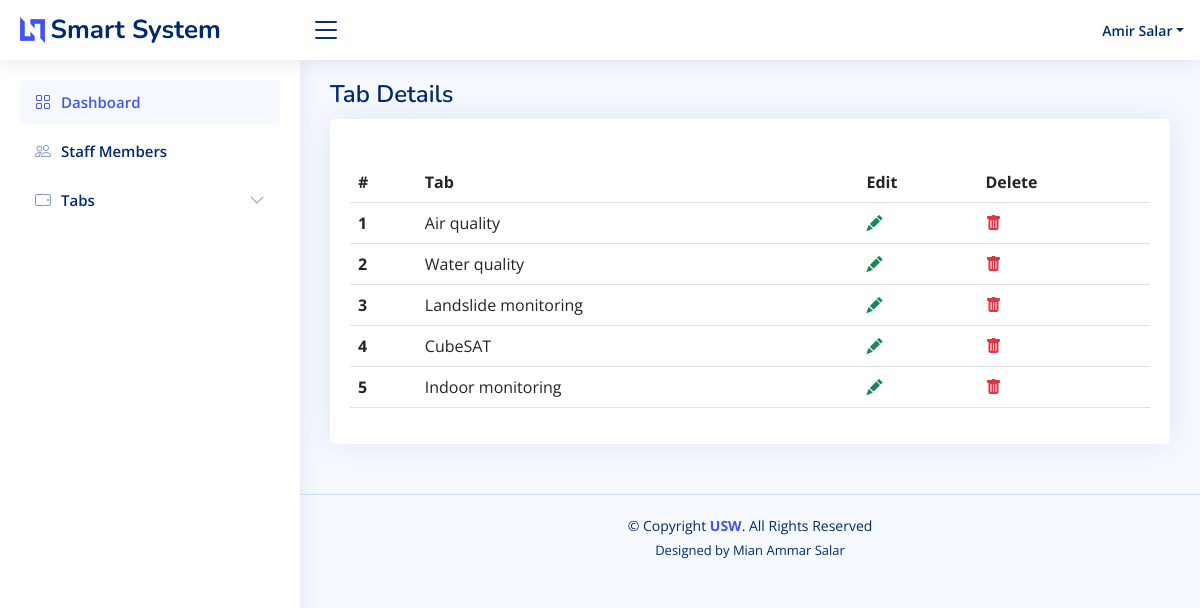
Page /tabs_details.php (signed in) on the committed database.
### tables this page shows
CREATE TABLE `tabs` (
  `tab_id` int(11) NOT NULL,
  `tab` varchar(225) NOT NULL
);

### admin/custom_functions.php (called while the page is built, shortened)
<?php
function getAllTabs($conn)
{
    $allTabsQuery = "SELECT * FROM `tabs`";
    $allTabsQueryResult = mysqli_query($conn, $allTabsQuery);
    $data = array();
    if (mysqli_num_rows($allTabsQueryResult) > 0) {
        while ($row = $allTabsQueryResult->fetch_assoc()) {
            $data[] = $row;
        }
    }
    return $data;
}

### tabs_details.php (the view, shortened to what this page needs)
<?php
$pageTile = "Tab Details";
require_once "commons/head.php";
$tabs = getAllTabs($conn);
?>
<?php require_once "commons/header.php"; ?>
    <main id="main" class="main">
        <div class="pagetitle">
            <h1><?php echo $pageTile ?></h1>
        </div>
        <section class="section dashboard">
            <div class="row">
                <div class="col-lg-12">
                    <div class="card">
                        <div class="card-body">
                            <h5 class="card-title"></h5>
                            <table class="table datatable">
                                <thead>
                                <tr>
                                    <th scope="col">#</th>
                                    <th scope="col">Tab</th>
                                    <th scope="col">Edit</th>
                                    <th scope="col">Delete</th>
                                </tr>
                                </thead>
                                <tbody>
                                <?php
                                $i = 0;
                                foreach ($tabs as $tab):
                                    $i++;
                                    ?>
                                    <tr>
                                        <th scope="row"><?php echo $i ?></th>
                                        <td><?php echo $tab['tab'] ?></td>
                                        <td><a class="text-success"
                                               href="edit_tab.php?tab_id=<?php echo "{$tab['tab_id']}"; ?>">
                                                <i class="bi-pencil-fill"></i></a></td>
                                        <td><a class="text-danger" onclick="return validateDeleteTab(<?php echo "{$tab['tab_id']}"; ?>)"
                                               id="btn-delete-tab" style=" cursor: pointer;" >
                                                <i class="bi bi-trash-fill"></i></a></td>
                                    </tr>
                                <?php
                                endforeach;
                                ?>
                                </tbody>
                            </table>
                        </div>
                    </div>
                </div>
            </div>
        </section>
    </main>
<?php require_once "commons/footer.php"; ?>

### assets/css/style.css (style rules this page uses)
:root { scroll-behavior: smooth; }
body { font-family: "Open Sans", sans-serif; background: #f6f9ff; color: #444444; }
a { color: #4154f1; text-decoration: none; }
h1, h2, h3, h4, h5, h6 { font-family: "Nunito", sans-serif; }
#main { margin-top: 60px; padding: 20px 30px; transition: all 0.3s; }
.pagetitle { margin-bottom: 10px; }
.pagetitle h1 { font-size: 24px; margin-bottom: 0; font-weight: 600; color: #012970; }
.card { margin-bottom: 30px; border: none; border-radius: 5px; box-shadow: 0px 0 30px rgba(1, 41, 112, 0.1); }
.card-title { padding: 20px 0 15px 0; font-size: 18px; font-weight: 500; color: #012970; font-family: "Poppins", sans-serif; }
.card-body { padding: 0 20px 20px 20px; }
@media (min-width: 1200px) { #main, #footer { margin-left: 300px; } }

### rows in the picture
tabs: tab "Air quality"
tabs: tab "Water quality"
tabs: tab "Landslide monitoring"
tabs: tab "CubeSAT"
tabs: tab "Indoor monitoring"

### other values in the picture
$userName "Amir Salar"
$pageTile "Tab Details"
